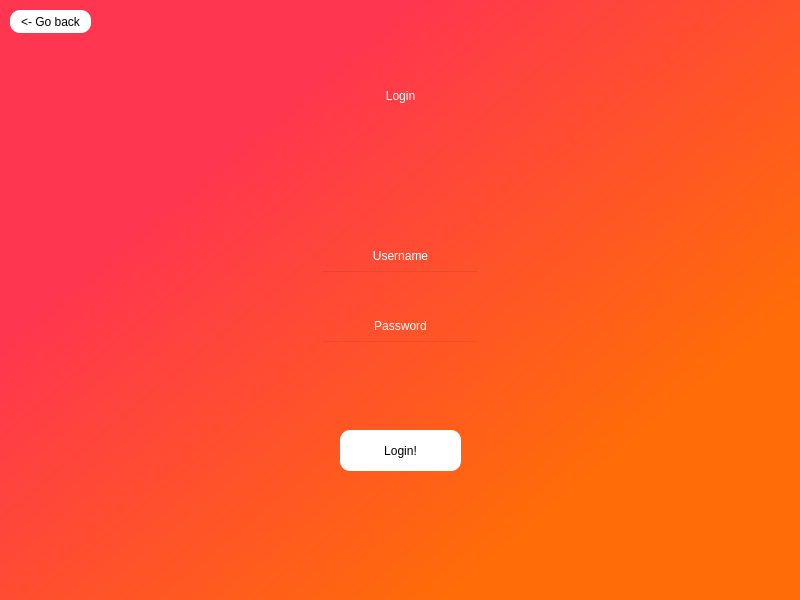
<?xml version="1.0" encoding="UTF-8"?>
<ui version="4.0">
 <class>Dialog</class>
 <widget class="QDialog" name="Dialog">
  <property name="geometry">
   <rect>
    <x>0</x>
    <y>0</y>
    <width>800</width>
    <height>600</height>
   </rect>
  </property>
  <property name="windowTitle">
   <string>Dialog</string>
  </property>
  <widget class="QWidget" name="widget" native="true">
   <property name="geometry">
    <rect>
     <x>0</x>
     <y>0</y>
     <width>801</width>
     <height>601</height>
    </rect>
   </property>
   <property name="styleSheet">
    <string notr="true">background-color: qlineargradient(spread:pad, x1:0, y1:0, x2:0.948864, y2:0.949, stop:0 rgba(0, 0, 236, 255), stop:1 rgba(0, 142, 255, 255));
background-color: qlineargradient(spread:pad, x1:0.778, y1:0.749636, x2:0.222, y2:0.25, stop:0 rgba(255, 108, 8, 255), stop:0.935 rgba(255, 54, 79, 255));</string>
   </property>
   <widget class="QLabel" name="label">
    <property name="geometry">
     <rect>
      <x>0</x>
      <y>40</y>
      <width>801</width>
      <height>111</height>
     </rect>
    </property>
    <property name="styleSheet">
     <string notr="true">background-color: transparent;
color: rgb(255, 255, 255);
font: 87 24pt &quot;Arial Black&quot;;</string>
    </property>
    <property name="text">
     <string>Login</string>
    </property>
    <property name="alignment">
     <set>Qt::AlignCenter</set>
    </property>
   </widget>
   <widget class="QLabel" name="label_2">
    <property name="geometry">
     <rect>
      <x>360</x>
      <y>240</y>
      <width>81</width>
      <height>31</height>
     </rect>
    </property>
    <property name="styleSheet">
     <string notr="true">background-color: transparent;
color: rgb(255, 255, 255);
font: 10pt &quot;Arial&quot;;</string>
    </property>
    <property name="text">
     <string>Username</string>
    </property>
    <property name="alignment">
     <set>Qt::AlignCenter</set>
    </property>
   </widget>
   <widget class="QLabel" name="label_3">
    <property name="geometry">
     <rect>
      <x>360</x>
      <y>310</y>
      <width>81</width>
      <height>31</height>
     </rect>
    </property>
    <property name="styleSheet">
     <string notr="true">background-color: transparent;
color: rgb(255, 255, 255);
font: 10pt &quot;Arial&quot;;</string>
    </property>
    <property name="text">
     <string>Password</string>
    </property>
    <property name="alignment">
     <set>Qt::AlignCenter</set>
    </property>
   </widget>
   <widget class="QLineEdit" name="login_username">
    <property name="geometry">
     <rect>
      <x>320</x>
      <y>270</y>
      <width>160</width>
      <height>31</height>
     </rect>
    </property>
    <property name="styleSheet">
     <string notr="true">background-color: transparent;
font: 11pt &quot;Arial&quot;;
color: rgb(255, 255, 255);</string>
    </property>
   </widget>
   <widget class="QLineEdit" name="login_password">
    <property name="geometry">
     <rect>
      <x>320</x>
      <y>340</y>
      <width>160</width>
      <height>31</height>
     </rect>
    </property>
    <property name="styleSheet">
     <string notr="true">background-color: transparent;
font: 11pt &quot;Arial&quot;;
color: rgb(255, 255, 255);</string>
    </property>
    <property name="echoMode">
     <enum>QLineEdit::Password</enum>
    </property>
   </widget>
   <widget class="QPushButton" name="login_button">
    <property name="geometry">
     <rect>
      <x>340</x>
      <y>430</y>
      <width>121</width>
      <height>41</height>
     </rect>
    </property>
    <property name="acceptDrops">
     <bool>false</bool>
    </property>
    <property name="styleSheet">
     <string notr="true">background-color: rgb(255, 255, 255);
border-radius: 10px;
border: 2px;</string>
    </property>
    <property name="text">
     <string>Login!</string>
    </property>
    <property name="default">
     <bool>false</bool>
    </property>
   </widget>
   <widget class="QPushButton" name="back">
    <property name="geometry">
     <rect>
      <x>10</x>
      <y>10</y>
      <width>81</width>
      <height>23</height>
     </rect>
    </property>
    <property name="styleSheet">
     <string notr="true">background-color: rgb(255, 255, 255);
border-radius: 10px;
border: 2px;</string>
    </property>
    <property name="text">
     <string>&lt;- Go back</string>
    </property>
   </widget>
   <widget class="QLabel" name="error_label">
    <property name="geometry">
     <rect>
      <x>0</x>
      <y>370</y>
      <width>801</width>
      <height>61</height>
     </rect>
    </property>
    <property name="styleSheet">
     <string notr="true">background-color: transparent;
font: 12pt &quot;Aria Black&quot;;
color: white;</string>
    </property>
    <property name="text">
     <string/>
    </property>
    <property name="alignment">
     <set>Qt::AlignCenter</set>
    </property>
   </widget>
  </widget>
 </widget>
 <resources/>
 <connections/>
</ui>
